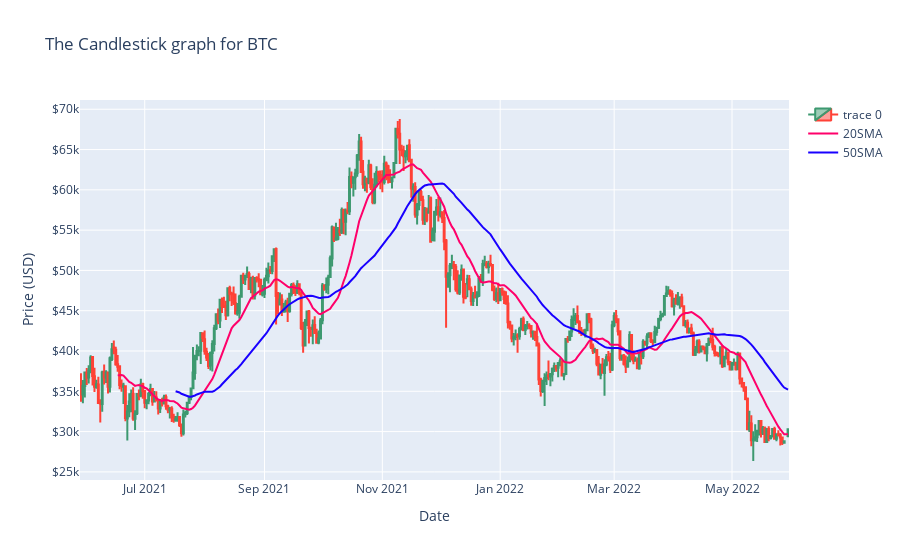

The notebook cell this image was saved under:
### Code cell
fig.update_layout(
    title = f'The Candlestick graph for {CRYPTO}',
    xaxis_title = 'Date',
    yaxis_title = f'Price ({CURRENCY})',
    xaxis_rangeslider_visible = False
)
fig.update_yaxes(tickprefix='$')

fig.show()

### Figure 1 — Plotly figure (JSON) as saved in the notebook; plotly's stock layout.template omitted (floating-point values rounded to 4 significant figures; data arrays with more than 128 entries replaced by an {"elided": "..."} marker saying what was removed)
{"data": [{"close": {"elided": "366 float values"}, "high": {"elided": "366 float values"}, "low": {"elided": "366 float values"}, "open": {"elided": "366 float values"}, "type": "candlestick", "x": {"elided": "366 str values"}}, {"line": {"color": "#ff006a"}, "mode": "lines", "name": "20SMA", "type": "scatter", "x": {"elided": "366 str values"}, "y": {"elided": "366 float values"}}, {"line": {"color": "#1900ff"}, "mode": "lines", "name": "50SMA", "type": "scatter", "x": {"elided": "366 str values"}, "y": {"elided": "366 float values"}}], "layout": {"title": {"text": "The Candlestick graph for BTC"}, "xaxis": {"rangeslider": {"visible": false}, "title": {"text": "Date"}}, "yaxis": {"tickprefix": "$", "title": {"text": "Price (USD)"}}}}
